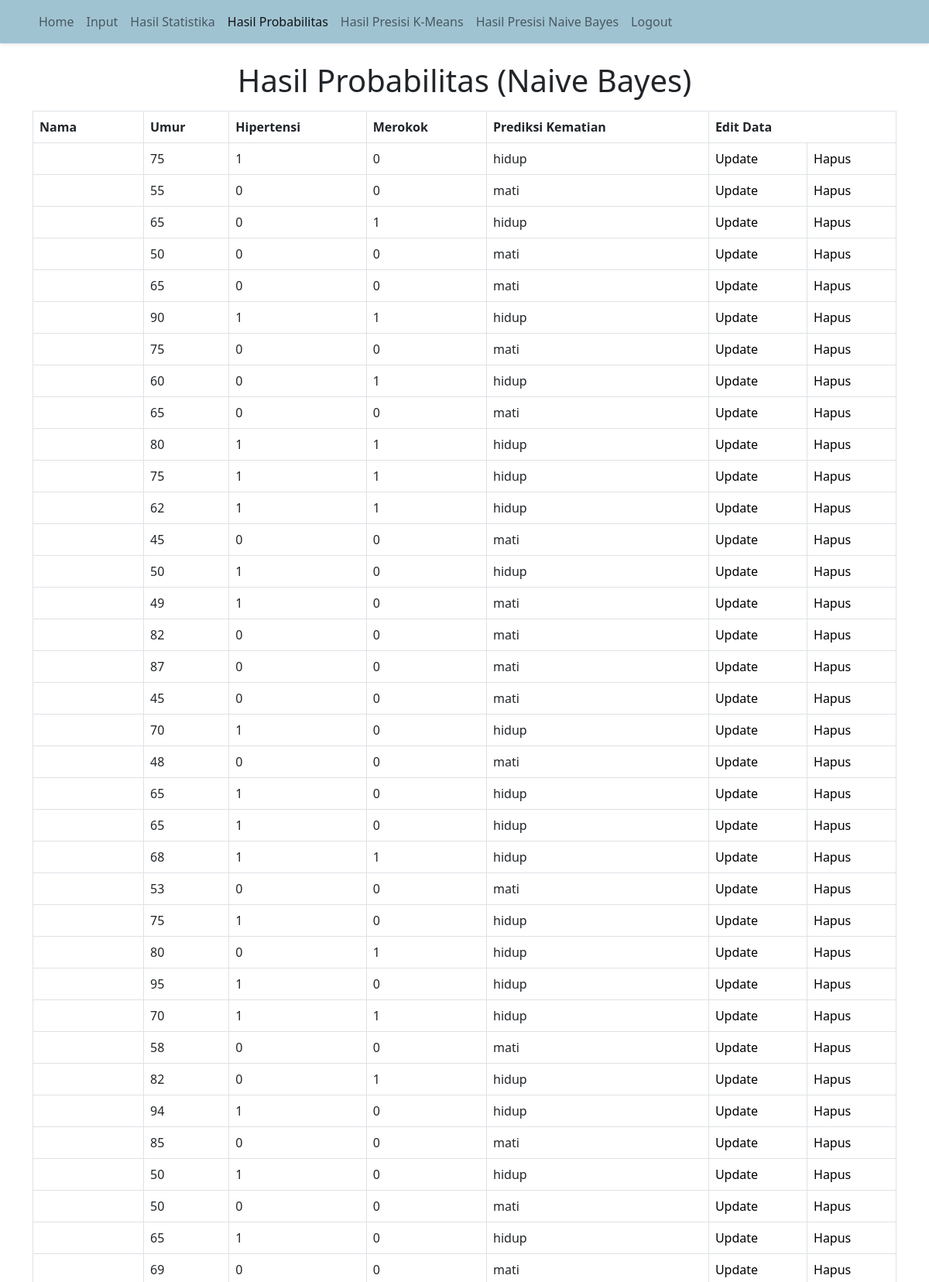
The page /hasilprob.php (upper part) on the database its author committed.
### tables this page shows
CREATE TABLE `user_input` (
  `nama` varchar(15) NOT NULL,
  `umur` int(11) NOT NULL,
  `umur_asli` int(11) NOT NULL,
  `hipertensi` int(11) NOT NULL,
  `merokok` int(11) NOT NULL,
  `prediksi_kematian` int(11) NOT NULL,
  `prediksi_kematian_kmeans` int(11) NOT NULL,
  `kombinasi_input` enum('000','001','010','011','100','101','110','111') NOT NULL,
  `input_output` enum('0000','0001','0010','0011','0100','0101','0110','0111','1000','1001','1010','1011','1100','1101','1110','1111') NOT NULL,
  `hasil_nbayes` int(11) NOT NULL
);

### hasilprob.php (the view, shortened to what this page needs)
<!DOCTYPE html>
<html lang="en">
<head>
    <link href="https://cdn.jsdelivr.net/npm/bootstrap@5.2.3/dist/css/bootstrap.min.css" rel="stylesheet"
>
    <link href="https://cdn.jsdelivr.net/npm/bootstrap@5.2.3/dist/css/bootstrap.min.css" rel="stylesheet"
>
</head>
<body>
    <nav class="navbar navbar-expand-lg bg-nav shadow-sm fixed-top">
        <div class="container">
            <div class="navbar-nav bg-nav">
                <a class="nav-link" aria-current="page" href="index.php">Home</a>
                <a class="nav-link" href="data.php">Input</a>
                <a class="nav-link" href="hasil.php">Hasil Statistika</a>
                <a class="nav-link active" href="hasilprob.php">Hasil Probabilitas</a>
                <a class="nav-link" href="Means.php">Hasil Presisi K-Means</a>
                <a class="nav-link" href="hasilpresisi.php">Hasil Presisi Naive Bayes</a>
                <a class="nav-link" href="logout.php">Logout</a>
            </div>
        </div>
    </nav>
    <h1 align="center">Hasil Probabilitas (Naive Bayes)</h1>
    <div class="container">
        <table class="table table-bordered">
            <tr>
                <th>Nama</th>
                <th>Umur</th>
                <th>Hipertensi</th>
                <th>Merokok</th>
                <th> Prediksi Kematian </th>
                <th colspan="3">Edit Data</th>
            </tr>
            <?php
            include 'koneksi.php';
            $data = mysqli_query($koneksi, "Select * from user_input");
            while ($data_uji = mysqli_fetch_array($data)) { ?>
                <tr>
                    <td>
                    </td>
                    <td>
                        <?php echo $data_uji["umur"]; ?>
                    </td>
                    <td>
                        <?php echo $data_uji["hipertensi"]; ?>
                    </td>
                    <td>
                        <?php echo $data_uji["merokok"]; ?>
                    </td>
                    <td>
                        <?php
                        $connect = mysqli_connect("localhost", "root", "", "prediksi");
                        $sum000 = mysqli_query($connect, "SELECT COUNT(*) as count FROM data_ubah WHERE kombinasi_input = 000");
                        $sum000_row = mysqli_fetch_array($sum000)[0];
                        $sum_data = mysqli_query($connect, "SELECT COUNT(prediksi_kematian) FROM data_ubah");
                        $sum_data_row = mysqli_fetch_array($sum_data)[0];
                        $sum_hasil_0 = mysqli_query($connect, "SELECT COUNT(prediksi_kematian) FROM data_ubah WHERE prediksi_kematian = 0");
                        $sum_hasil_1_row = mysqli_fetch_array($sum_hasil_0)[0];
                        $sum_hasil_1 = mysqli_query($connect, "SELECT COUNT(prediksi_kematian) FROM data_ubah WHERE prediksi_kematian = 1");
                        $sum_hasil_0_row = mysqli_fetch_array($sum_hasil_1)[0];
                        if (isset($data_uji)) {
                            if (isset($data_uji)) {
                                $umur = isset($data_uji['umur']) ? (int) $data_uji['umur'] : null;
                                $hipertensi = isset($data_uji['hipertensi']) ? (float) $data_uji['hipertensi'] : null;
                                $merokok = isset($data_uji['merokok']) ? (int) $data_uji['merokok'] : null;
                                if ($umur >= 50) {
                                    $umur_out = 1;
                                } else {
                                    $umur_out = 0;
                                }
                                if ($hipertensi == 0) {
                                    $commute_out = 0;
                                } else {
                                    $commute_out = 1;
                                }
                                if ($merokok == 0) {
                                    $merokok_out = 0;
                                } else {
                                    $merokok_out = 1;
                                }
                            }
                        }
                        $kombinasi_input = $umur_out . $commute_out . $merokok_out;
                        if ($kombinasi_input == "000") {
                            $pA = $sum000_row / $sum_data_row;
                            $query_b1 = mysqli_query($connect, "SELECT COUNT(input_output) FROM data_ubah WHERE input_output = '0000'");
                            $pB1 = (int) mysqli_fetch_row($query_b1)[0] / $sum_hasil_0_row;
                            $query_b0 = mysqli_query($connect, "SELECT COUNT(input_output) FROM data_ubah WHERE input_output = '1000'");
                            $pB0 = (int) mysqli_fetch_row($query_b0)[0] / $sum_hasil_1_row;
                            $pengali = $pA * $pB1;
                            $pembagi = $pA * $pB0;
                            $hasil = $pengali / ($pengali + $pembagi);
                        } elseif ($kombinasi_input == "001") {
                            $pA = $sum000_row / $sum_data_row;
                            $query_b1 = mysqli_query($connect, "SELECT COUNT(input_output) FROM data_ubah WHERE input_output = '0001'");
                            $pB1 = (int) mysqli_fetch_row($query_b1)[0] / $sum_hasil_0_row;
                            $query_b0 = mysqli_query($connect, "SELECT COUNT(input_output) FROM data_ubah WHERE input_output = '1001'");
                            $pB0 = (int) mysqli_fetch_row($query_b0)[0] / $sum_hasil_1_row;
                            $pengali = $pA * $pB1;
                            $pembagi = $pA * $pB0;
                            $hasil = $pengali / ($pengali + $pembagi);
                        } elseif ($kombinasi_input == "010") {
                            $pA = $sum000_row / $sum_data_row;
                            $query_b1 = mysqli_query($connect, "SELECT COUNT(input_output) FROM data_ubah WHERE input_output = '0010'");
                            $pB1 = (int) mysqli_fetch_row($query_b1)[0] / $sum_hasil_0_row;
                            $query_b0 = mysqli_query($connect, "SELECT COUNT(input_output) FROM data_ubah WHERE input_output = '1010'");
                            $pB0 = (int) mysqli_fetch_row($query_b0)[0] / $sum_hasil_1_row;
                            $pengali = $pA * $pB1;
                            $pembagi = $pA * $pB0;
                            $hasil = $pengali / ($pengali + $pembagi);
                        } elseif ($kombinasi_input == "011") {
                            $pA = $sum000_row / $sum_data_row;
                            $query_b1 = mysqli_query($connect, "SELECT COUNT(input_output) FROM data_ubah WHERE input_output = '0100'");
                            $pB1 = (int) mysqli_fetch_row($query_b1)[0] / $sum_hasil_0_row;
                            $query_b0 = mysqli_query($connect, "SELECT COUNT(input_output) FROM data_ubah WHERE input_output = '1100'");
                            $pB0 = (int) mysqli_fetch_row($query_b0)[0] / $sum_hasil_1_row;
                            $pengali = $pA * $pB1;
                            $pembagi = $pA * $pB0;
                            $hasil = $pengali / ($pengali + $pembagi);
                        } elseif ($kombinasi_input == "100") {
                            $pA = $sum000_row / $sum_data_row;
                            $query_b1 = mysqli_query($connect, "SELECT COUNT(input_output) FROM data_ubah WHERE input_output = '0110'");
                            $pB1 = (int) mysqli_fetch_row($query_b1)[0] / $sum_hasil_0_row;
                            $query_b0 = mysqli_query($connect, "SELECT COUNT(input_output) FROM data_ubah WHERE input_output = '1110'");
                            $pB0 = (int) mysqli_fetch_row($query_b0)[0] / $sum_hasil_1_row;
                            $pengali = $pA * $pB1;
                            $pembagi = $pA * $pB0;
                            $hasil = $pengali / ($pengali + $pembagi);
                        } elseif ($kombinasi_input == "101") {
                            $pA = $sum000_row / $sum_data_row;
                            $query_b1 = mysqli_query($connect, "SELECT COUNT(input_output) FROM data_ubah WHERE input_output = '0111'");
                            $pB1 = (int) mysqli_fetch_row($query_b1)[0] / $sum_hasil_0_row;
                            $query_b0 = mysqli_query($connect, "SELECT COUNT(input_output) FROM data_ubah WHERE input_output = '1111'");
                            $pB0 = (int) mysqli_fetch_row($query_b0)[0] / $sum_hasil_1_row;
                            $pengali = $pA * $pB1;
                            $pembagi = $pA * $pB0;
                            $hasil = $pengali / ($pengali + $pembagi);
                        } elseif ($kombinasi_input == "110") {
                            $pA = $sum000_row / $sum_data_row;
                            $query_b1 = mysqli_query($connect, "SELECT COUNT(input_output) FROM data_ubah WHERE input_output = '0101'");
                            $pB1 = (int) mysqli_fetch_row($query_b1)[0] / $sum_hasil_0_row;
                            $query_b0 = mysqli_query($connect, "SELECT COUNT(input_output) FROM data_ubah WHERE input_output = '1101'");
                            $pB0 = (int) mysqli_fetch_row($query_b0)[0] / $sum_hasil_1_row;
                            $pengali = $pA * $pB1;
                            $pembagi = $pA * $pB0;
                            $hasil = $pengali / ($pengali + $pembagi);
                        } elseif ($kombinasi_input == "111") {
                            $pA = $sum000_row / $sum_data_row;
                            $query_b1 = mysqli_query($connect, "SELECT COUNT(input_output) FROM data_ubah WHERE input_output = '0011'");
                            $pB1 = (int) mysqli_fetch_row($query_b1)[0] / $sum_hasil_0_row;
                            $query_b0 = mysqli_query($connect, "SELECT COUNT(input_output) FROM data_ubah WHERE input_output = '1011'");
                            $pB0 = (int) mysqli_fetch_row($query_b0)[0] / $sum_hasil_1_row;
                            $pengali = $pA * $pB1;
                            $pembagi = $pA * $pB0;
                            $hasil = $pengali / ($pengali + $pembagi);
                        }
                        if ($hasil < 0.86) {
                            $prediksi = 0;
                        } else {
                            $prediksi = 1;
                        }
                        if ($prediksi == 1) {
                            echo "mati";
                        } else {
                            echo "hidup";
                        }
                        ?>
                    </td>
                    <td><a name="update" class="link-website"
                            href="update.php?nama=<?php echo $data_uji["nama"]; ?>">Update</a></td>
                    <td><a class="link-website" href="proseshapus.php?nama=<?php echo $data_uji["nama"]; ?>">Hapus</a></td>
                </tr>
            <?php } ?>
        </table>
    </div>
</body>
</html>

### hasilprob.php (style rules this page uses)
.bg-nav { background-color: #A0C3D2; }
h1 { margin-top: 80px; }
table { margin-top: 15px; border: solid 1px; }
.link-website { text-decoration: none; color: black; }

### rows shown on the page
user_input: umur "75", hipertensi "1", merokok "0", shows "hidup"
user_input: umur "55", hipertensi "0", merokok "0", shows "mati"
user_input: umur "65", hipertensi "0", merokok "1", shows "hidup"
user_input: umur "50", hipertensi "0", merokok "0", shows "mati"
user_input: umur "65", hipertensi "0", merokok "0", shows "mati"
user_input: umur "90", hipertensi "1", merokok "1", shows "hidup"
user_input: umur "75", hipertensi "0", merokok "0", shows "mati"
user_input: umur "60", hipertensi "0", merokok "1", shows "hidup"
user_input: umur "65", hipertensi "0", merokok "0", shows "mati"
user_input: umur "80", hipertensi "1", merokok "1", shows "hidup"
user_input: umur "75", hipertensi "1", merokok "1", shows "hidup"
user_input: umur "62", hipertensi "1", merokok "1", shows "hidup"
user_input: umur "45", hipertensi "0", merokok "0", shows "mati"
user_input: umur "50", hipertensi "1", merokok "0", shows "hidup"
user_input: umur "49", hipertensi "1", merokok "0", shows "mati"
user_input: umur "82", hipertensi "0", merokok "0", shows "mati"
user_input: umur "87", hipertensi "0", merokok "0", shows "mati"
user_input: umur "45", hipertensi "0", merokok "0", shows "mati"
user_input: umur "70", hipertensi "1", merokok "0", shows "hidup"
user_input: umur "48", hipertensi "0", merokok "0", shows "mati"
user_input: umur "65", hipertensi "1", merokok "0", shows "hidup"
user_input: umur "65", hipertensi "1", merokok "0", shows "hidup"
user_input: umur "68", hipertensi "1", merokok "1", shows "hidup"
user_input: umur "53", hipertensi "0", merokok "0", shows "mati"
user_input: umur "75", hipertensi "1", merokok "0", shows "hidup"
user_input: umur "80", hipertensi "0", merokok "1", shows "hidup"
user_input: umur "95", hipertensi "1", merokok "0", shows "hidup"
user_input: umur "70", hipertensi "1", merokok "1", shows "hidup"
user_input: umur "58", hipertensi "0", merokok "0", shows "mati"
user_input: umur "82", hipertensi "0", merokok "1", shows "hidup"
user_input: umur "94", hipertensi "1", merokok "0", shows "hidup"
user_input: umur "85", hipertensi "0", merokok "0", shows "mati"
user_input: umur "50", hipertensi "1", merokok "0", shows "hidup"
user_input: umur "50", hipertensi "0", merokok "0", shows "mati"
user_input: umur "65", hipertensi "1", merokok "0", shows "hidup"
user_input: umur "69", hipertensi "0", merokok "0", shows "mati"
